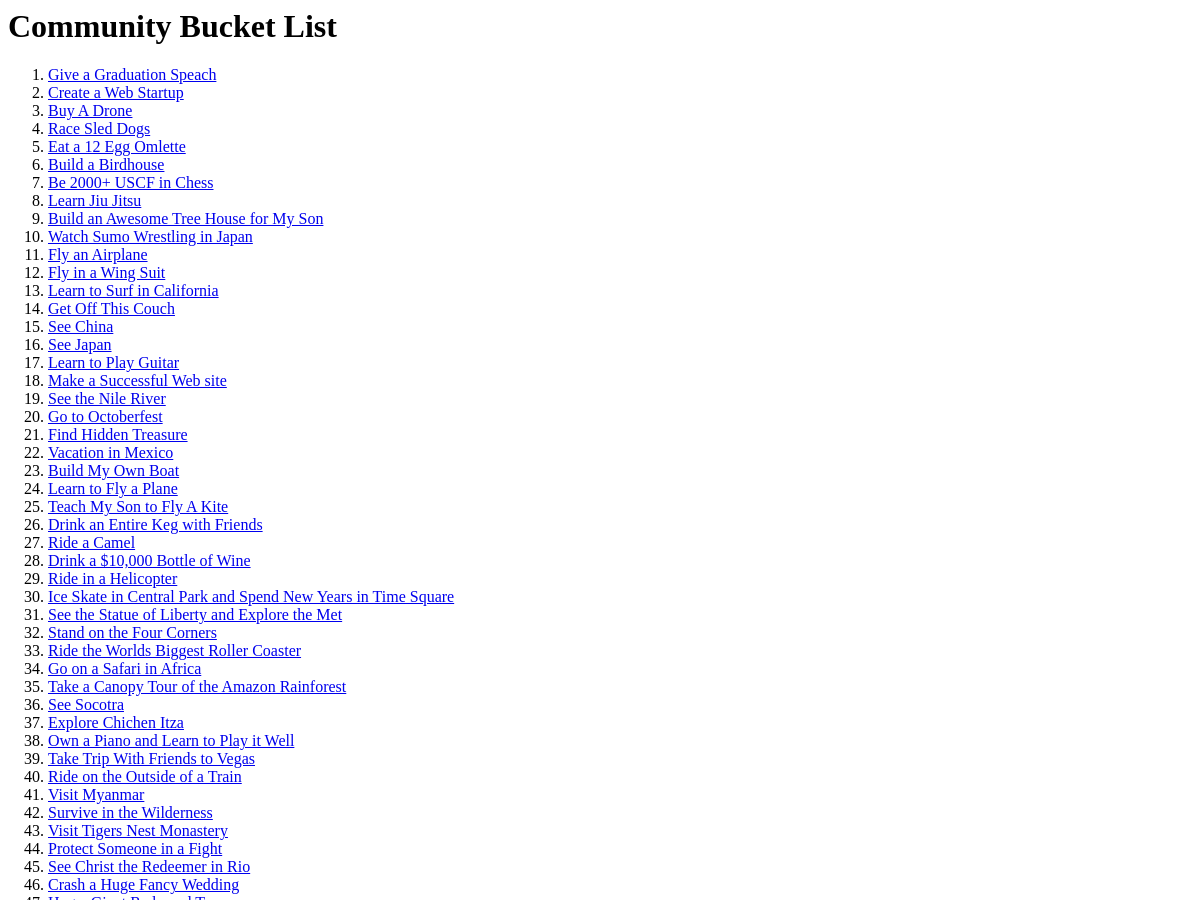
The page /bucketlist/ (upper part) on the database as committed earlier.
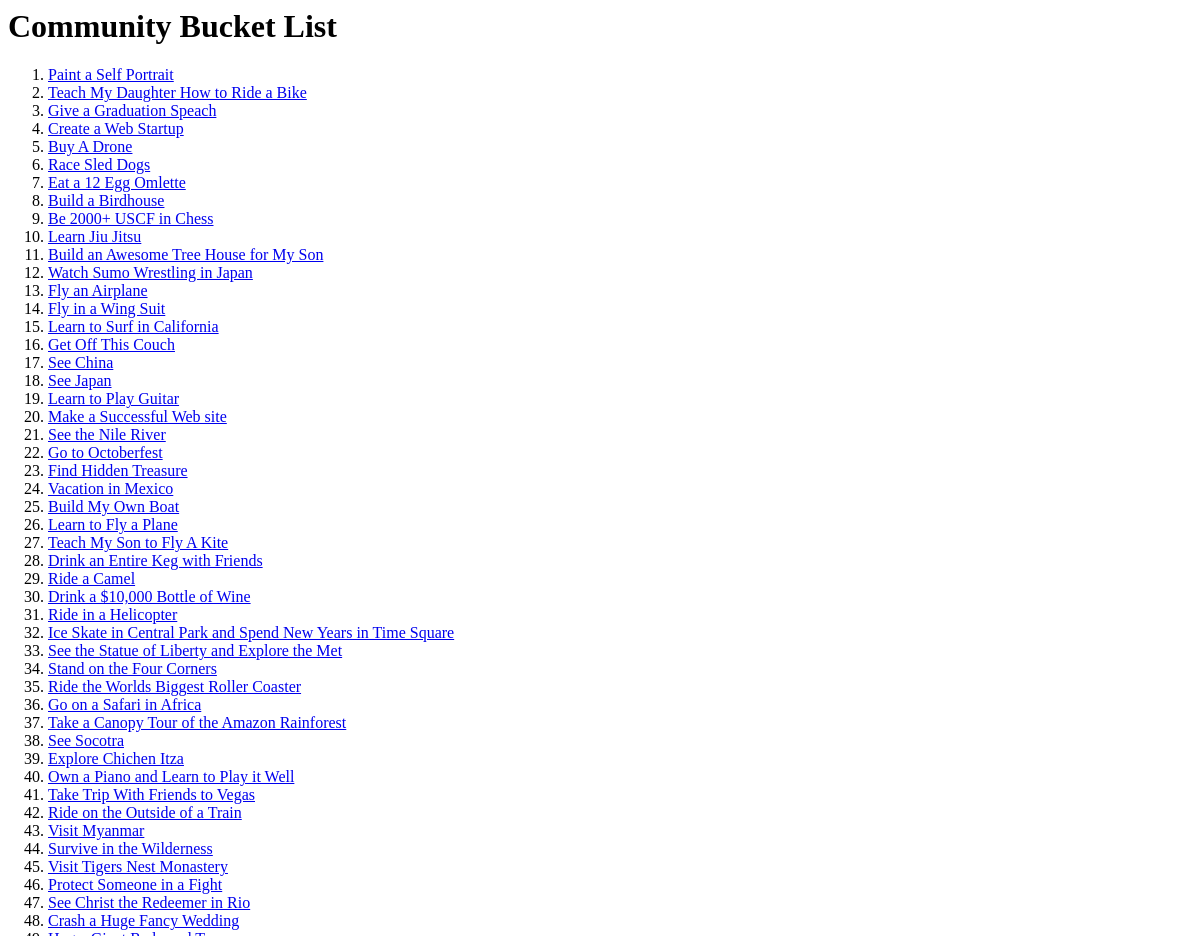
The same page on the database as committed later.
### BucketList/models.py (models this page shows, shortened)
class BucketListItem(models.Model):
    text = models.CharField(max_length = 200)
    pub_by = models.ForeignKey(User,editable = False)
    pub_date = models.DateTimeField(editable=False)
    goal_type = models.CharField(choices = CHOICES, max_length = 200)
    cost = models.CharField(max_length = 20)
    time = models.CharField(max_length = 20)
    hours = models.CharField(max_length = 20)
    crossed_off = models.BooleanField(editable = False)
    def recently_added(self):
        return self.pub_date >= timezone.now() - datetime.timedelta(days = 1)
    recently_added.boolean = True

### BucketList/views.py (the view)
# urls.py: url(r'^item/(?P<id>\w+)/', views.index_items, name = 'index items'),
def index(request):
    all_list_items = BucketListItem.objects.all().order_by('-pub_date')
    context = {'all_list_items': all_list_items}
    return render(request, 'BucketList/index.html', context)

### BucketList/templates/BucketList/index.html (shortened to what this page needs)
<h1>Community Bucket List</h1>
{% if all_list_items %}
    <ol>
    {% for item in all_list_items %}
        {% if item.crossed_off == True %}
            <li><a href="/bucketlist/item/{{item.id}}/" style="text-decoration: line-through;">{{ item.text }}</a></li>
        {% else %}
            <li><a href="/bucketlist/item/{{item.id}}/">{{ item.text }}</a></li>
        {% endif %}
    {% endfor %}
    <br/>
    <br/>
    <br>
    <br>
{% else %}
    <p>There are no Bucket List items here!  Better go add one.</p>
{% endif %}

Rows that differ between the two databases and show on the page:
added BucketListItem: text "Paint a Self Portrait"
added BucketListItem: text "Teach My Daughter How to Ride a Bike"
